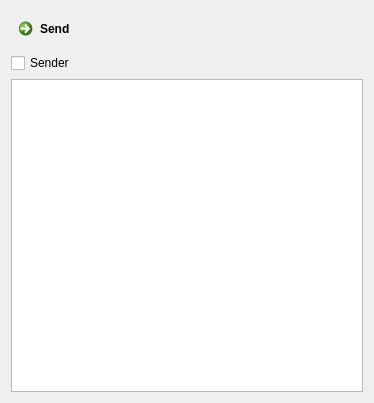
<?xml version="1.0" encoding="UTF-8"?>
<ui version="4.0">
 <class>MainWindow</class>
 <widget class="QMainWindow" name="MainWindow">
  <property name="geometry">
   <rect>
    <x>0</x>
    <y>0</y>
    <width>374</width>
    <height>403</height>
   </rect>
  </property>
  <property name="sizePolicy">
   <sizepolicy hsizetype="Preferred" vsizetype="Preferred">
    <horstretch>0</horstretch>
    <verstretch>0</verstretch>
   </sizepolicy>
  </property>
  <property name="windowTitle">
   <string>MainWindow</string>
  </property>
  <widget class="QWidget" name="centralWidget">
   <layout class="QVBoxLayout" name="verticalLayout">
    <item>
     <widget class="QCommandLinkButton" name="btnSend">
      <property name="text">
       <string>Send</string>
      </property>
     </widget>
    </item>
    <item>
     <widget class="QCheckBox" name="chSender">
      <property name="text">
       <string>Sender</string>
      </property>
     </widget>
    </item>
    <item>
     <widget class="QTextEdit" name="txtMessage"/>
    </item>
   </layout>
  </widget>
 </widget>
 <layoutdefault spacing="6" margin="11"/>
 <resources/>
 <connections>
  <connection>
   <sender>chSender</sender>
   <signal>toggled(bool)</signal>
   <receiver>MainWindow</receiver>
   <slot>setSender(bool)</slot>
   <hints>
    <hint type="sourcelabel">
     <x>70</x>
     <y>58</y>
    </hint>
    <hint type="destinationlabel">
     <x>199</x>
     <y>149</y>
    </hint>
   </hints>
  </connection>
 </connections>
 <slots>
  <slot>setSender(bool)</slot>
 </slots>
</ui>
